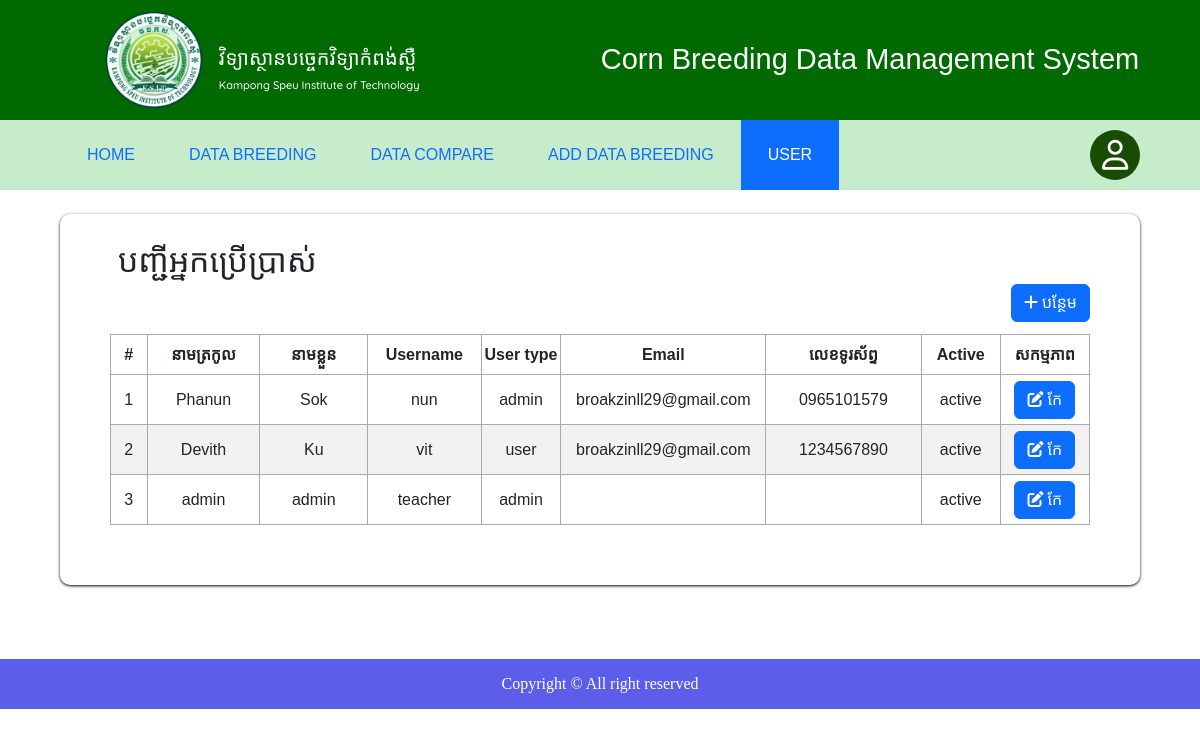
Page /admin/user.php (signed in) on the committed database.
### tables this page shows
CREATE TABLE `users` (
  `id` int(11) NOT NULL,
  `first_name` varchar(50) NOT NULL,
  `last_name` varchar(50) NOT NULL,
  `username` varchar(50) NOT NULL,
  `password` varchar(255) NOT NULL,
  `email` varchar(100) NOT NULL,
  `phone_number` varchar(20) NOT NULL,
  `images` text NOT NULL,
  `status` enum('active','inactive') NOT NULL DEFAULT 'active',
  `type` varchar(250) NOT NULL
);

### admin/user.php (the view, shortened to what this page needs)
<!DOCTYPE html>
<html lang="en">
<head>
    <?php include "include/head.php"; ?>
</head>
<body>
    <?php include_once "include/header.php" ?>
    <?php include "include/navigation.php"; ?>
    <br>
    <div class="wrappage ">
        <div class="p-2" style="width: 95%;height:60px;">
            <h2 class="float-start">បញ្ជីអ្នកប្រើប្រាស់</h2>
        </div>
        <div id="add_user" class="container" style="width: 100%;">
            <a class="btn btn-primary float-end" href="add_user.php"><i class="fa-solid fa-plus me-1"></i>បន្ថែម</a>
        </div>
        <div id="list_user" class="container">
            <table class="container" id='table_user'>
                <thead>
                    <tr class="text-center">
                        <th width=50;>#</th>
                        <th width=150;>នាមត្រកូល</th>
                        <th width=150;>នាមខ្លួន</th>
                        <th width=140;>Username</th>
                        <th width=100>User type</th>
                        <th width=220;>Email</th>
                        <th width=200;>លេខទូរស័ព្ទ</th>
                        <th width=100;>Active</th>
                        <th width=110;>សកម្មភាព</th>
                    </tr>
                </thead>
                <tbody>
                    <?php
                    include "database/db.php";
                    $sql = "SELECT * FROM users";
                    $result = $conn->query($sql);
                    $i = 1;
                    if ($result->num_rows > 0) {
                        while ($row = $result->fetch_assoc()) {
                            echo '<tr class="text-center">';
                            echo '<td>' . $i++ . '</td>';
                            echo '<td>' . $row['first_name'] . '</td>';
                            echo '<td>' . $row['last_name'] . '</td>';
                            echo '<td>' . $row['username'] . '</td>';
                            echo '<td>' . $row['type'] . '</td>';
                            echo '<td>' . $row['email'] . '</td>';
                            echo '<td>' . $row['phone_number'] . '</td>';
                            echo '<td>' . $row['status'] . '</td>';
                            echo "<th><a class= ' btn btn-primary ' href='update_user.php?id={$row['id']}'><i class='fa-solid fa-pen-to-square me-1'></i>កែ</a> </th>";
                            echo '</tr>';
                        }
                    } else {
                        echo "No users in the database.";
                    }
                    ?>
                </tbody>
            </table>
        </div>
    </div>
    <br>
    <?php
    include "include/footer.php";
    ?>
</body>
</html>

### admin/style/style.css (style rules this page uses)
.wrappage { margin: 0 auto; width: 1080px; margin-bottom: 30px; overflow: hidden; box-shadow: 0 1px 3px black; border-radius: 10px; }
.wrappage { width: 1080px; }
.wrappage > div { padding: 50px; font-family: Khmer OS Battambang; }
.wrappage { width: 1080px; font-family: "Poppins","Khmer OS Battambang", sans-serif; font-weight: 100; }

### admin/style/style_user.css (style rules this page uses)
.wrappage #add_user { padding: 10px 50px 50px; height:50px; }
.wrappage h2 { padding: 20px 50px 0px; }
.wrappage #list_user { padding: 0px 50px 30px; }
.wrappage #list_user table { height: 10px; width: 100%; border-collapse: collapse; margin-bottom: 30px; font-family: "Poppins", Khmer OS Battambang, sans-serif; font-weight: 500; }
.wrappage #list_user > table tr:nth-child(even) { background-color: #f2f2f2 }
.wrappage #list_user table th { border: 1px solid #aaaaaa; }
.wrappage #list_user table td { border: 1px solid #aaaaaa; padding:0px 5px; height: 50px; }
.wrappage #list_user table th { height: 40px; }

### admin/style/styledd.css (style rules this page uses)
body { font-family: Arial, sans-serif; margin: 0; padding: 0; }

### rows in the picture
users: first_name "Phanun", last_name "Sok", username "nun", type "admin", email "broakzinll29@gmail.com", phone_number "0965101579", status "active"
users: first_name "Devith", last_name "Ku", username "vit", type "user", email "broakzinll29@gmail.com", phone_number "1234567890", status "active"
users: first_name "admin", last_name "admin", username "teacher", type "admin", status "active"
